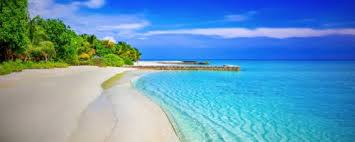
#> input picture test/index.png, 355 x 142 px, found by its file name
$ python compare_image.py
#> lines starting #> are read from the running program, lines starting #| are printed output that depends on the picture; long printed decimals are rounded
'''
Compare images
'''

import numpy as np
from matplotlib import pyplot as plt

import cv2

class CompareImage(object):

    def __init__(self, image_1_path, image_2_path):
        self.minimum_commutative_image_diff = 1
        self.image_1_path = image_1_path
        self.image_2_path = image_2_path

    def compare_image(self):
        image_1 = cv2.imread(self.image_1_path, 0)
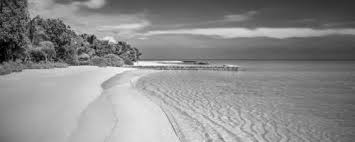
#> image_1: shape (142, 355); min 0, max 253, mean 140.1
        image_2 = cv2.imread(self.image_2_path, 0)
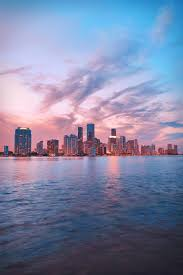
#> input picture test/index2.png, 183 x 275 px, found by its file name
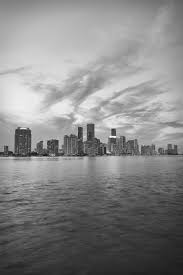
#> image_2: shape (275, 183); min 11, max 255, mean 135.2
        commutative_image_diff = self.get_image_difference(image_1, image_2)

        if commutative_image_diff < self.minimum_commutative_image_diff:
            print( "Matched")
            return commutative_image_diff
        return 10000 #random failure value

    @staticmethod
    def get_image_difference(image_1, image_2):
        first_image_hist = cv2.calcHist([image_1], [0], None, [256], [0, 256])
#> first_image_hist = 256 values, max 434 at index 158, min 0 at index 254, mean 196.9
        second_image_hist = cv2.calcHist([image_2], [0], None, [256], [0, 256])
#> second_image_hist = 256 values, max 587 at index 168, min 0 at index 0, mean 196.6


    # [5 lines of commented-out code are left out]

        img_hist_diff = cv2.compareHist(first_image_hist, second_image_hist, cv2.HISTCMP_BHATTACHARYYA)
#> img_hist_diff = 0.212
        img_template_probability_match = cv2.matchTemplate(first_image_hist, second_image_hist, cv2.TM_CCOEFF_NORMED)[0][0]
#> img_template_probability_match = 0.689
        img_template_diff = 1 - img_template_probability_match
#> img_template_diff = 0.311

        # taking only 10% of histogram diff, since it's less accurate than template method
        commutative_image_diff = (img_hist_diff / 10) + img_template_diff
#> commutative_image_diff = 0.333
        return commutative_image_diff


if __name__ == '__main__':
    compare_image = CompareImage('C:\\Users\\Daniel\\Documents\\GitHub\\Number_of_Persons_in_room_from_IP_camera\\test\\index.png',
     'C:\\Users\\Daniel\\Documents\\GitHub\\Number_of_Persons_in_room_from_IP_camera\\test\\index2.png')
    image_difference = compare_image.compare_image()
#> image_difference = 0.333
    print (image_difference)
#| 0.3326
